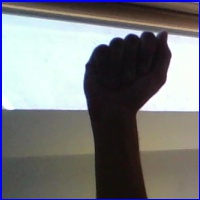
#> input picture asl_alphabet_test/asl_alphabet_test/A_test.jpg, 200 x 200 px
$ python -i common.py   (imports and definitions only)
#> lines starting #> are read from the running program, lines starting #| are printed output that depends on the picture; after the words box and inside, x2 and y2 are one past the last pixel; in counts of white or black regions, pixels touching at a corner belong together
#> further down, picture is the input picture: shape (200, 200, 3); mean B, G, R 123.9, 121.8, 120.8
from __future__ import annotations

from dataclasses import dataclass
from pathlib import Path
from typing import List, Optional, Tuple
from urllib.request import urlretrieve

import cv2
import numpy as np

try:
    import mediapipe as mp
except Exception:  # pragma: no cover
    mp = None


LABELS: List[str] = [
    *list("ABCDEFGHIJKLMNOPQRSTUVWXYZ"),
    "SPACE",
    "DELETE",
    "NOTHING",
]

HAND_CONNECTIONS: List[Tuple[int, int]] = [
    (0, 1),
    (1, 2),
    (2, 3),
    (3, 4),
    (0, 5),
    (5, 6),
    (6, 7),
    (7, 8),
    (5, 9),
    (9, 10),
    (10, 11),
    (11, 12),
    (9, 13),
    (13, 14),
    (14, 15),
    (15, 16),
    (13, 17),
    (17, 18),
    (18, 19),
    (19, 20),
    (0, 17),
]


@dataclass
class HandFeatures:
    landmarks_px: List[Tuple[int, int]]
    features: np.ndarray
    bbox: Tuple[int, int, int, int]


# [82 lines left out: functions _normalize_points, _canonicalize_handedness, _sample_points_on_contour, _ensure_tasks_model, build_hands_detector, not called in this run]


def preprocess_frame(frame: np.ndarray) -> np.ndarray:
    gray = cv2.cvtColor(frame, cv2.COLOR_BGR2GRAY)
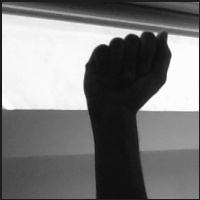
#> gray: shape (200, 200); min 11, max 254, mean 121.8
    blurred = cv2.GaussianBlur(gray, (5, 5), 0)
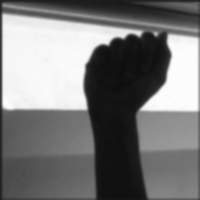
#> blurred: shape (200, 200); min 12, max 253, mean 122.1
    _, thresh = cv2.threshold(
        blurred,
        0,
        255,
        cv2.THRESH_BINARY + cv2.THRESH_OTSU,
    )
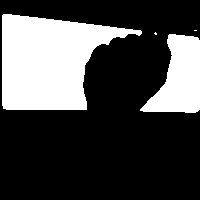
#> thresh: shape (200, 200); 28.4% white; 4 white regions (2 under 20 px), largest, box (x1, y1, x2, y2) and area: (2, 14, 142, 110) 8472, (140, 34, 200, 113) 2898
    return thresh


# [175 lines left out: functions extract_hand_features, close_hands_detector, put_status, not called in this run]

>>> import cv2
>>> picture = cv2.imread('../asl_alphabet_test/asl_alphabet_test/A_test.jpg')
>>> result = preprocess_frame(picture)

$ run again, on asl_alphabet_test/asl_alphabet_test/B_test.jpg
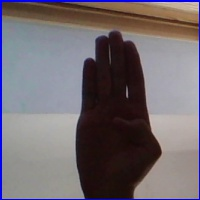
#> input picture asl_alphabet_test/asl_alphabet_test/B_test.jpg, 200 x 200 px
#> picture is the input picture: shape (200, 200, 3); mean B, G, R 111.8, 106.2, 114
#> in preprocess_frame, `blurred = cv2.GaussianBlur(gray, (5, 5), 0)`:
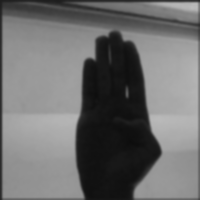
#> blurred: shape (200, 200); min 12, max 186, mean 109.5
#> in preprocess_frame, `_, thresh = cv2.threshold( blurred, 0, 255, cv2.THRESH_BINARY + cv2.TH..`:
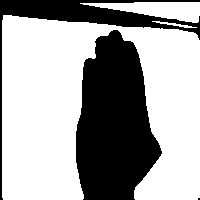
#> thresh: shape (200, 200); 64.7% white; 3 black regions (1 under 20 px), largest, box (x1, y1, x2, y2) and area: (76, 30, 162, 200) 10438, (0, 0, 200, 200) 3680

$ run again, on asl_alphabet_test/asl_alphabet_test/C_test.jpg
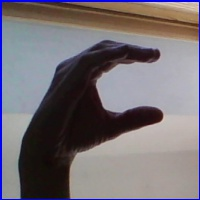
#> input picture asl_alphabet_test/asl_alphabet_test/C_test.jpg, 200 x 200 px
#> picture is the input picture: shape (200, 200, 3); mean B, G, R 117.1, 111.6, 118
#> in preprocess_frame, `blurred = cv2.GaussianBlur(gray, (5, 5), 0)`:
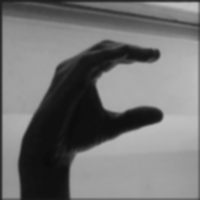
#> blurred: shape (200, 200); min 11, max 194, mean 114.5
#> in preprocess_frame, `_, thresh = cv2.threshold( blurred, 0, 255, cv2.THRESH_BINARY + cv2.TH..`:
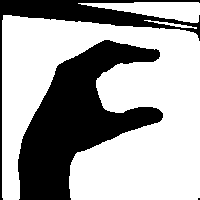
#> thresh: shape (200, 200); 64.3% white; 3 black regions (1 under 20 px), largest, box (x1, y1, x2, y2) and area: (18, 40, 163, 200) 10716, (0, 0, 200, 200) 3556
